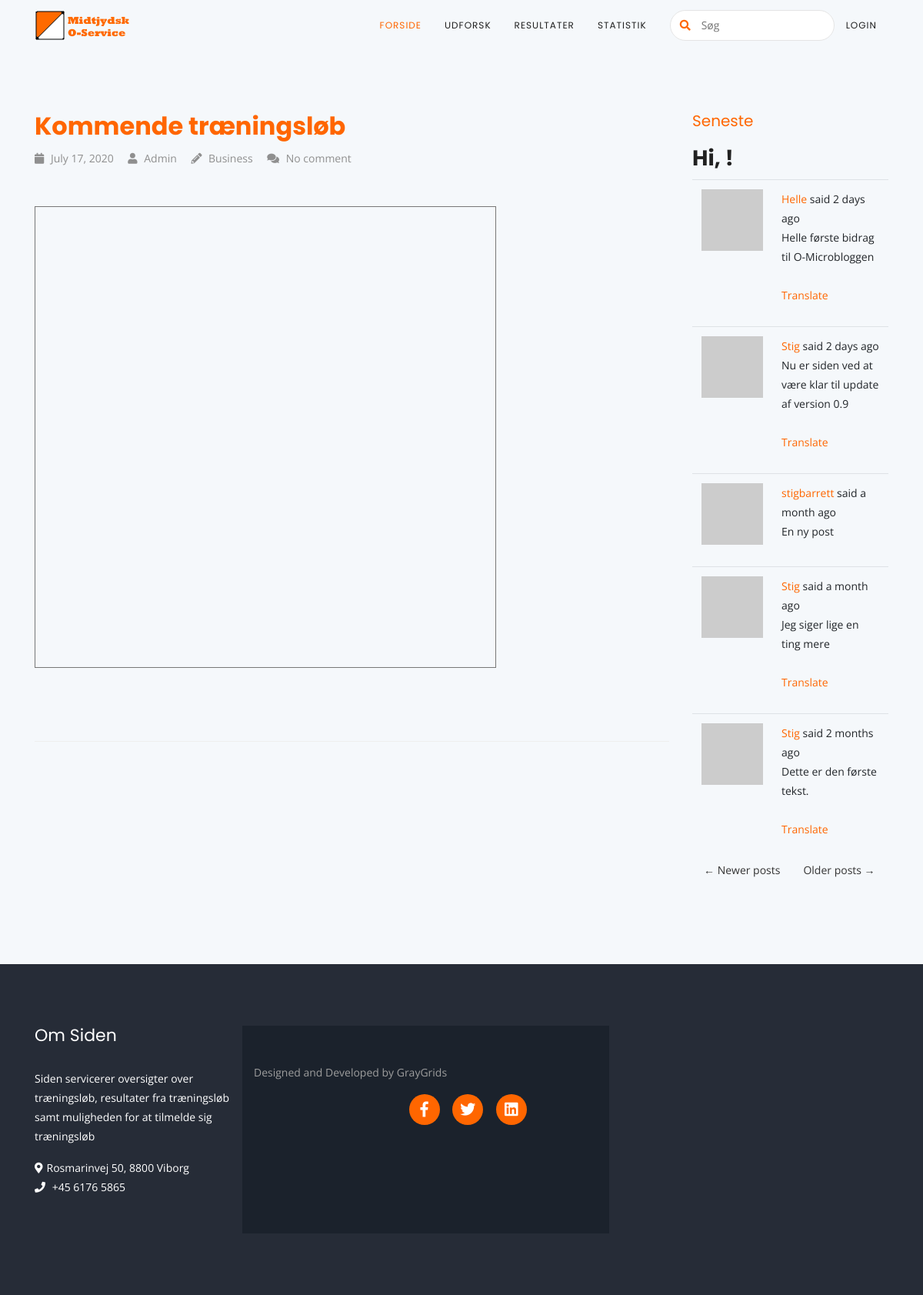
/explore, run on the app's committed database.
### app/models.py (models this page shows, shortened)
class SearchableMixin(object):
    @classmethod
    def search(cls, expression, page, per_page):
        ids, total = query_index(cls.__tablename__, expression, page, per_page)
        if total == 0:
            return cls.query.filter_by(id=0), 0
        when = []
        for i in range(len(ids)):
            when.append((ids[i], i))
        return cls.query.filter(cls.id.in_(ids)).order_by(
            db.case(when, value=cls.id)), total

class Post(SearchableMixin, db.Model):
    __searchable__ = ['body']
    id = db.Column(db.Integer, primary_key=True)
    body = db.Column(db.String(140))
    timestamp = db.Column(db.DateTime, index=True, default=datetime.utcnow)
    user_id = db.Column(db.Integer, db.ForeignKey('user.id'))
    language = db.Column(db.String(5))

### app/main/routes.py (the view)
@bp.route('/explore')
def explore():
    page = request.args.get('page', 1, type=int)
    posts = Post.query.order_by(Post.timestamp.desc()).paginate(
        page, current_app.config['POSTS_PER_PAGE'], False)
    next_url = url_for('main.explore', page=posts.next_num) \
        if posts.has_next else None
    prev_url = url_for('main.explore', page=posts.prev_num) \
        if posts.has_prev else None
    return render_template('index.html', title=_('Explore'),
                           posts=posts.items, next_url=next_url,
                           prev_url=prev_url)

### app/main/routes.py (called while the page is built)
@bp.before_app_request
def before_request():
    if current_user.is_authenticated:
        current_user.last_seen = datetime.utcnow()
        db.session.commit()
        g.search_form = SearchForm()
    g.locale = str(get_locale())

### app/models.py (called while the page is built)
    def avatar(self, size):
        digest = md5(self.email.lower().encode('utf-8')).hexdigest()
        return 'https://www.gravatar.com/avatar/{}?d=identicon&s={}'.format(
            digest, size)

### app/templates/index.html (shortened to what this page needs)
{% extends "base.html" %}
{% import 'bootstrap/wtf.html' as wtf %}
{% block app_content %}
	<section class="cta-section section">
		<div class="container">
			<div class="row">
				<div class="col-md-9">
					<article class="blog-post-wrapper wow fadeIn" data-wow-delay="0.3s">
						<header class="author-info">
							<h2 class="blog-post-title"><a href="#">Kommende træningsløb</a></h2>
							<div class="tag-posted-in">
								<ul class="list-unstyled">
									<li><i class="fa fa fa-calendar"></i> <a href="#">July 17, 2020</a></li>
									<li><i class="fa fa-user"></i> <a href="#">Admin</a></li>
									<li><i class="fa fa-pencil-alt"></i> <a href="#">Business</a></li>
									<li><i class="fa fa-comments"></i> <a href="#">No comment</a></li>
								</ul>
							</div>
						</header>
						<section class="blog-post-content">
							<div class="blog-post">
								<p><iframe src="https://calendar.google.com/calendar/b/2/embed?height=600&amp;wkst=1&amp;bgcolor=%23ffffff&amp;ctz=Europe%2FCopenhagen&amp;src=dWllcGEwczk5ZGozaTZtMTdnZGtsNWdra2NAZ3JvdXAuY2FsZW5kYXIuZ29vZ2xlLmNvbQ&amp;color=%231F753C" style="border:solid 1px #777" width="600" height="600" frameborder="0" scrolling="no"></iframe></p>
							</div>
						</section>
					</article>
				</div>
				<div class="col-md-3">
					<div class="sidebar-area">
						<aside class="widget text-widgets wow fadeIn" data-wow-delay="0.3s">
							<h2 class="widget-title">Seneste</h2>
							<h3>{{ _('Hi, %(username)s!', username=current_user.username) }}</h3>
							{% for post in posts %}
								{% include '_post.html' %}
							{% endfor %}
							<div class="blog-pagination clearfix wow fadeIn" data-wow-delay="0.3s">
								<nav aria-label="..." class="">
									<ul class="pagination">
										<li class="page-item disabled">
											<a class="previous{% if not prev_url %} disabled{% endif %}">
												<a href="{{ prev_url or '#' }}">
													<span aria-hidden="true">&larr;</span> {{ _('Newer posts') }}
												</a>
											</a>
										</li>
										<li class="page-item">
											<a class="next{% if not next_url %} disabled{% endif %}">
												<a href="{{ next_url or '#' }}">
													{{ _('Older posts') }} <span aria-hidden="true">&rarr;</span>
												</a>
											</a>
										</li>
									</ul>
								</nav>
							</div>
						</aside>
					</div>
				</div>
			</div>
		</div>
	</section>
{% endblock app_content %}

### app/templates/_post.html (shortened to what this page needs)
    <table class="table table-hover">
        <tr>
            <td width="70px">
                <a href="{{ url_for('main.user', username=post.author.username) }}">
                    <img src="{{ post.author.avatar(70) }}" />
                </a>
            </td>
            <td>
                {{ _('%(username)s said %(when)s',
                    username=user_link, when=moment(post.timestamp).fromNow()) }}
                <br>
                <span id="post{{ post.id }}">{{ post.body }}</span>
                {% if post.language and post.language != g.locale %}
                <br><br>
                <span id="translation{{ post.id }}">
                    <a href="javascript:translate(
                                '#post{{ post.id }}',
                                '#translation{{ post.id }}',
                                '{{ post.language }}',
                                '{{ g.locale }}');">{{ _('Translate') }}</a>
                </span>
                {% endif %}
            </td>
        </tr>
    </table>

### app/static/assets/css/main.css (style rules this page uses)
body { font-family: 'Open Sans', sans-serif; background: #F5F8FB; font-size: 14px; font-weight: 400; -webkit-box-sizing: border-box; -moz-box-sizing: border-box; box-sizing: border-box; -webkit-font-smoothing: subpixel-antialiased; color: #666; overflow-x: hidden; line-height: 25px; -webkit-backface-visibility: hidden; backface-visibility: hidden; }
a { -webkit-transition: all 0.2s linear; -moz-transition: all 0.2s linear; -o-transition: all 0.2s linear; transition: all 0.2s linear; }
ul { padding: 0; }
ul li { margin: 0; list-style-type: none; }
h1, h2, h3, h4, h5, h6 { font-family: 'Poppins', sans-serif; margin-top: 0; font-weight: 700; color: #212121; margin-bottom: 10px; }
.section { padding: 80px 0; }
.cta-section { width: 100%; position: relative; }
.blog-post-wrapper { margin-bottom: 50px; padding-bottom: 50px; border-bottom: 1px solid #eee; }
.author-info { margin-bottom: 30px; }
.blog-post-content { padding: 20px 0; }
.tag-posted-in li { display: inline-block; margin-right: 15px; }
.tag-posted-in li a { color: #8F8F8F; }
.tag-posted-in li i.fa { color: #8F8F8F; padding-right: 5px; }
.blog-pagination nav ul.pagination li.page-item a { border-radius: 0; margin-right: 15px !important; color: #333; }
.sidebar-area .widget { margin-bottom: 30px; }
h2.widget-title { font-size: 20px; font-weight: 400; margin-bottom: 20px; }
.widget ul { list-style: outside none none; padding-left: 0; }
.blog-post > p { line-height: 29px; }
.blog-pagination { text-align: center; }

### app/static/assets/css/colors/orange.css (style rules this page uses)
a { color: #F60; }
h2.widget-title { color: #F60; }

### data on the page
Post: body "Helle første bidrag til O-Microbloggen"
Post: body "Nu er siden ved at være klar til update af version 0.9"
Post: body "En ny post"
Post: body "Jeg siger lige en ting mere"
Post: body "Dette er den første tekst."
